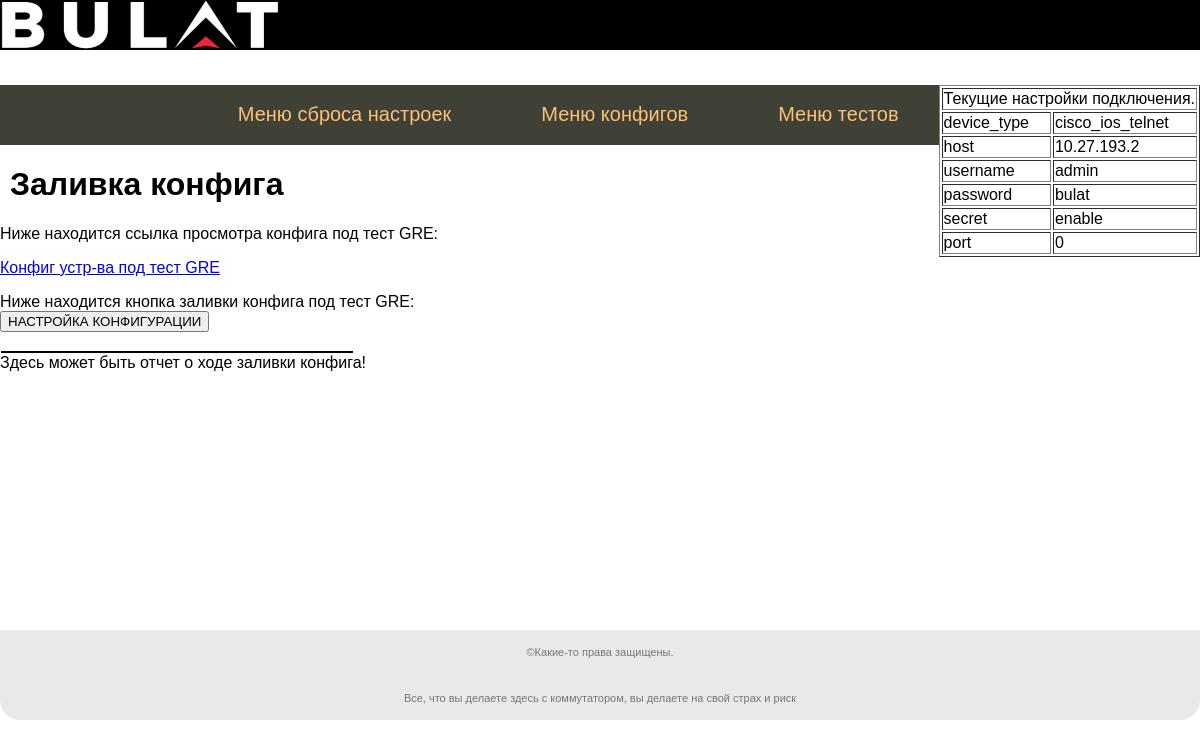
Page /cfg/1 on the committed database.
### tables this page shows
CREATE TABLE constants_trident (
id integer  PRIMARY KEY AUTOINCREMENT,
title text NOT NULL,
val integer NOT NULL,
url text
);

CREATE TABLE mainmenu (
id integer  PRIMARY KEY AUTOINCREMENT,
title text NOT NULL,
url text NOT NULL
);

### app.py (the view, shortened to what this page needs)
@app.route("/cfg/<int:id_post>",methods = ['POST', 'GET'])
def getCfgPage(id_post):
    result = ''
    return render_template(
        'cfg_gre.html', title = "Заливка конфига",
        menu = dbase.getMainmenu(),
        constants = dbase.getConstants_trident(),
        thirdmenu = dbase.getThirdmenu(),
        )

### FDataBase.py (called while the page is built)
    def getMainmenu(self):
        sql = '''SELECT * FROM mainmenu'''
        try:
            self.__cur.execute(sql) #
            res = self.__cur.fetchall() # вычитываем все записи
            if res: return res
        except:
            print("Error read from DB")
        return[]

    def getThirdmenu(self):
        sql = '''SELECT * FROM thirdmenu'''
        try:
            self.__cur.execute(sql) #
            res = self.__cur.fetchall() # вычитываем все записи
            if res: return res
        except:
            print("Error read from DB")
        return[]

    def getConstants_trident(self):
        sql = '''SELECT * FROM constants_trident'''
        try:
            self.__cur.execute(sql) #
            res = self.__cur.fetchall() # вычитываем все записи
            if res: return res
        except:
            print("Error read from DB")
        return res

### app.py (called while the page is built)
def connect_db():
    conn = sq.connect(app.config['DATABASE']) # методу коннект передаем путь к базе
    conn.row_factory = sq.Row  # представит записи из базы в виде словаря
    return conn

def get_db():
    if not hasattr(g,'link_db'):
        g.link_db = connect_db()
    return g.link_db

@app.before_request
def before_request():
    global dbase
    global db
    db = get_db()
    dbase = FDataBase(db)

### templates/cfg_gre.html (shortened to what this page needs)
{% extends 'base.html' %}
{% block content %}
    {{ super() }}
    <div class="title">
        Ниже находится ссылка просмотра конфига под тест GRE:
    </div>
    <p><a href="file:///home/ssw/Documents/switches/templates_cfg/cfg_GRE.yaml" target="_blank">Конфиг устр-ва под тест GRE</a></li>
    <br>
    <div class="title">
        Ниже находится кнопка заливки конфига под тест GRE:
    </div>
    <div>
        <form action="{{url_for('getCfgPage',id_post='1')}}" method="POST"class ="form_contact">
            <input type="submit" class="btn btn-dark" value="НАСТРОЙКА КОНФИГУРАЦИИ">
    </div>
    <br>
    <hr>
    <div class="title"> Здесь может быть отчет о ходе заливки конфига!</div>
    <br>
{% endblock content%}

### templates/base.html (shortened to what this page needs)
<!DOCTYPE html>
<html>
<body>
<div class="wrapper">
    <div class="page">
        <head>
            <link type="text/css" href="{{ url_for('static', filename='css/styles.css')}}" rel="stylesheet" />
            <div id="toplayer">
                <img src="static/images/logo_bulat2.jpg" width="279" height="50" alt="Логотип сайта">
            </div>
        </head>
        {% block content -%}
            {%- block constants -%}
                <ul class="constants">
                    <table border="1" align="right">
                    <tr><td colspan=2> Текущие настройки подключения.</tr></td>
                        {% for m in constants -%}
                            <tr><td>{{m.title}}</td><td>{{m.val}}</td></tr>
                        {% endfor -%}
                    </table>
                </ul>
            {% endblock constants -%}
            <div class="mainmenu">
                {%- block mainmenu -%}
                    <ul class="mainmenu">
                        {% for m in menu -%}
                            <li><a href="{{m.url}}">{{m.title}} </a></li>
                        {% endfor -%}
                    </ul>
                {% endblock mainmenu -%}
            </div>
            <div class="content">
                {% if title -%}
                    <h1>{{title}}</h1>
                {% else -%}
                    <h1>Основные тесты коммутатора Trident</h1>
                {% endif -%}
            </div>
        {% endblock content-%}
    </div>
    <div class="footer">
        <p>&copy;Какие-то права защищены.</p>
        <br>
        <p>Все, что вы делаете здесь с коммутатором, вы делаете на свой страх и риск</p>
    </div>
</div>
</body>
</html>

### static/css/styles.css (style rules this page uses)
html, body { font-family: 'Arial'; margin: 0; padding 0; height: 100%; width: 100%; }
.wrapper { height: 100%; max-width: 1550px; margin: 0 auto; }
.page { min-height: 90%; padding-bottom: 90px; box-sizing: border-box; }
.footer { height: 90px; margin-top: -90px; box-sizing: border-box; background: rgba(204, 204, 204, .43); border-radius: 0 0 20px 20px; padding: 5px; color: #777; font-size: 11px; font-family: Verdana, Geneva, Tahoma, sans-serif; text-align: center; }
ul.mainmenu { list-style: none; background: #3F4137; height: 60px; margin: 0; padding: 0; color: #fdc073; font-size: 20px; overflow: hidden; }
ul.mainmenu li { float: right; margin: 18px 40px 0 50px; }
ul.mainmenu li a { color: #fdc073; text-decoration: none; }
hr { width: 350px; margin: 1px ; border: 1px solid black; text-align: left; }
div.content { margin: 10px; }

### templates/base.html (style rules this page uses)
#toplayer { background: url(static/images/fon_bulat2.jpg) repeat-x; height: 69px; }

### rows in the picture
constants_trident: title "device_type", val "cisco_ios_telnet"
constants_trident: title "host", val "10.27.193.2"
constants_trident: title "username", val "admin"
constants_trident: title "password", val "bulat"
constants_trident: title "secret", val "enable"
constants_trident: title "port", val "0"
mainmenu: title "Меню тестов"
mainmenu: title "Меню конфигов"
mainmenu: title "Меню сброса настроек"

### other values in the picture
{{ title }} "Заливка конфига"
